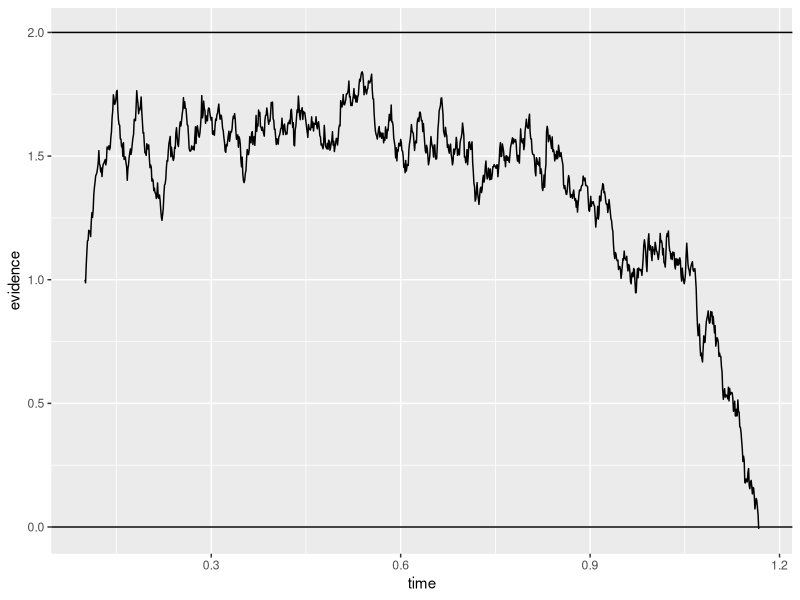

Write R code to recreate this figure.
# Simulate single trial from single-accumulator drift diffusion model
# written T. Ballard, Feb 2018, free to share and use
# based on R code by Kelly Garner and matlab code by David Sewell 

### clear workspace ###

rm(list = ls())

### load packages ###

library(tidyverse) #for first time installation: "install.packages('tidyverse')"

### set parameter values for simulation ###

drift_rate_mean = .2      #mean change in evidence per second (positive values favour upper bound, negative values favour lower bound)
drift_rate_sd = 1         #sd of change in evidence per second (aka diffusion coefficient)
boundary_separation = 2   #distance between response thresholds, and value of upper threshold (lower threshold has value of 0)
start_point = 1           #level of evidence at start of trial (when half of boundary separation, no bias is present)
ter = 0.2                 #non-decision time (component of response time used for encoding stimulus and generating response)
time_step = 0.001         #length of time between simulation updates (in seconds)

### preallocate objects to store evidence and time information ###

seconds_stored = 100 #length of time (in seconds) for which info is stored. Set this to be much longer than you expect decisions to take

evidence = rep(NA,seconds_stored/time_step) #object used to store level of evidence
time = rep(NA,seconds_stored/time_step)     #object used to store time variable

### set initial levels of variable ###

evidence[1] = start_point   #initial level of evidence
time[1] = ter/2             #time at which decision process starts (assumes encoding process takes 1/2 of non-decision time)

### run simulation ###

ctr=1 #counter used for indexing

#repeat sampling process until one boundary is breached
repeat{
  
  #increment counter by 1
  ctr=ctr+1
  
  #increment evidence by mean rate and random sample of noise. Update is scaled by time step. 
  evidence[ctr] = evidence[ctr-1] + drift_rate_mean*time_step + drift_rate_sd*rnorm(1)*sqrt(time_step)
  
  #update time variable
  time[ctr] = time[ctr-1] + time_step
  
  #check to see if evidence has breached either boundary
  if (evidence[ctr] > boundary_separation | evidence[ctr] < 0){
    break
  }
}

### plot trial ###

tibble(time,evidence) %>%
  filter(!is.na(time)) %>%
  ggplot() +
  geom_line(aes(x=time,y=evidence)) +
  geom_hline(yintercept=0) +
  geom_hline(yintercept=boundary_separation)



